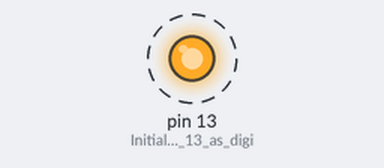
The sketch below on a simulated Arduino Uno, built with avr-gcc and run on an emulated ATmega328P. Shown: output pins drawn as LEDs (lit = HIGH). Dashed ring = blinking. What the sketch prints to the serial monitor is not drawn.

Above: at 15.12 s.
Timing chart, 0 to 18.0 s (numbered marks = the images above):
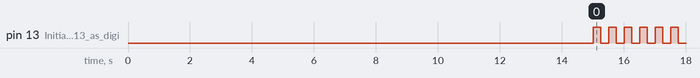

Measured:
- by itself, pin 13 (Initialize_pin_13_as_digi): alternates HIGH for 0.25 s and LOW for 0.25 s

The sketch:

RemoteCarStarter.ino
```cpp
void setup() {

pinMode(13, OUTPUT); // Initialize pin 13 as digital out (LED)
Serial.begin(4800); // Open serial connection at baud rate of 4800
delay(500); // Wait half a second
Serial.println("AT"); // Sends AT command to wake up cell phone
delay(500);
Serial.println("AT+CMGF=1"); // Puts phone into SMS mode
delay(1000); // Wait a second
Serial.println("AT+CMGW=\"+15555555555\""); // Creates new message to number
delay(1000);
Serial.print("This message was generated by Arduino!"); // Message contents
delay(1000);
Serial.println(26, BYTE); // equivalent (signals end of message)
delay(1000);
Serial.println("AT+CMSS=1"); // Sends message at index of 1
delay(10000);
Serial.println("AT+CMGD=1"); // Deletes message at index of 1

}

void loop(){

digitalWrite(13, HIGH); // set the LED on
delay(250); // wait for 1/4 a second
digitalWrite(13, LOW); // set the LED off
delay(250); // wait for 1/4 a second

}
```
